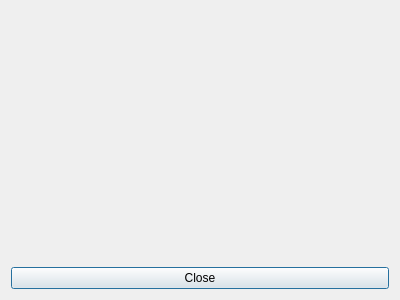
<?xml version="1.0" encoding="UTF-8"?>
<ui version="4.0">
 <class>omni::ui::About</class>
 <widget class="QDialog" name="omni::ui::About">
  <property name="windowModality">
   <enum>Qt::ApplicationModal</enum>
  </property>
  <property name="geometry">
   <rect>
    <x>0</x>
    <y>0</y>
    <width>400</width>
    <height>300</height>
   </rect>
  </property>
  <property name="sizePolicy">
   <sizepolicy hsizetype="Preferred" vsizetype="Preferred">
    <horstretch>0</horstretch>
    <verstretch>0</verstretch>
   </sizepolicy>
  </property>
  <property name="contextMenuPolicy">
   <enum>Qt::NoContextMenu</enum>
  </property>
  <property name="windowTitle">
   <string>About Omnidome Mapper</string>
  </property>
  <layout class="QVBoxLayout" name="verticalLayout">
   <item>
    <widget class="omni::ui::AboutGL" name="widget" native="true"/>
   </item>
   <item>
    <widget class="QPushButton" name="pushButton">
     <property name="text">
      <string>Close</string>
     </property>
    </widget>
   </item>
  </layout>
 </widget>
 <customwidgets>
  <customwidget>
   <class>omni::ui::AboutGL</class>
   <extends>QWidget</extends>
   <header>omni/ui/AboutGL.h</header>
   <container>1</container>
  </customwidget>
 </customwidgets>
 <resources/>
 <connections>
  <connection>
   <sender>pushButton</sender>
   <signal>clicked()</signal>
   <receiver>omni::ui::About</receiver>
   <slot>accept()</slot>
   <hints>
    <hint type="sourcelabel">
     <x>199</x>
     <y>277</y>
    </hint>
    <hint type="destinationlabel">
     <x>199</x>
     <y>149</y>
    </hint>
   </hints>
  </connection>
 </connections>
</ui>
